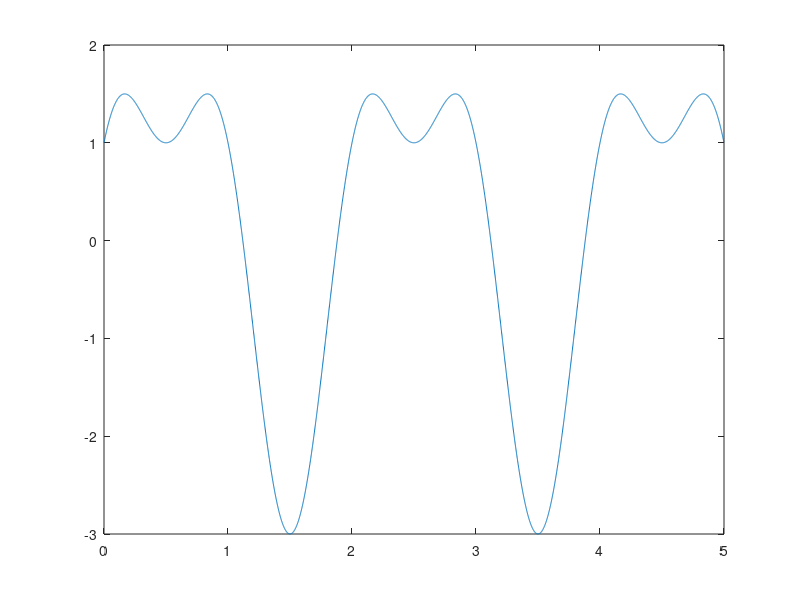

Write the MATLAB code that produced this figure.
Ta = 0.001;
t = 0:Ta:5-Ta;
z = 2*sin(pi*t) + cos(2*pi*t);

figure;
plot(t,z);

PE = 0.026;

delta = sqrt(12*PE);

nBits = log2((max(z)-min(z))/delta)